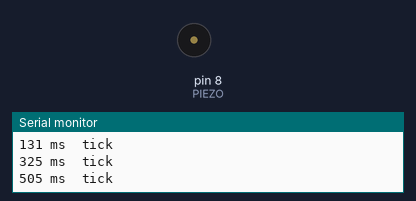
A sketch run on a simulated Arduino Uno, built with avr-gcc and run on an emulated ATmega328P. On the bench: buzzer (waves = sounding), the last lines printed to the serial monitor.

Above: at 0.7 s.
At 4.5 s:
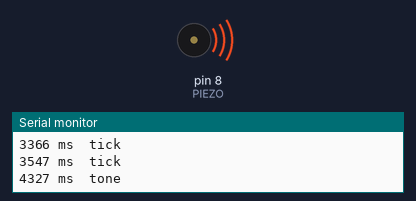
Timing chart, 0 to 7.1 s (numbered marks = the images above):
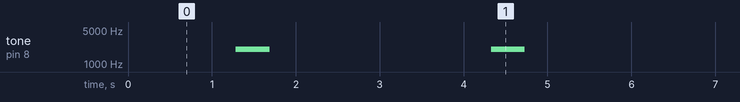

Measured:
- by itself, tone on pin 8 (PIEZO): alternates 2000 Hz for 0.40 s and silent for 2.6 s

The sketch:

00_make_it_tick.ino
```cpp
// TASK 0: MAKE IT TICK
//
// Goal: your first circuit, in two wires, with nothing that can go wrong.
//
// Start here. Not because it is impressive, but because when it works you
// know your board, your cable, your port and the IDE are all fine. Every
// failure after this one is in the circuit you built, which is a much
// smaller thing to search.
//
// PINS  build this before you upload
//
//   D8 ---- piezo, one leg
//   GND --- piezo, other leg
//
//   That is the whole circuit. Two wires and no polarity, so it cannot be
//   the wrong way round.
//
// WHY NO TRANSISTOR: a piezo is a capacitor. It draws almost no current, so
// a pin can drive it directly. Compare with task 01, where the motor draws
// 100 mA and a pin only gives 40 mA. That difference is the reason every
// other output in this room needs a driver circuit and this one does not.
//
// A piezo is sharp and shallow. A tick, not a thump. Hold it against the
// table and it gets much louder, because the table becomes the diaphragm.

#include "logger.h"

const int PIEZO = 8;

// ---- CHANGE ME ------------------------------------------------------------
int tickCount   = 3;      // how many ticks in a burst
int gapMs       = 180;    // time between ticks. This is the RHYTHM
int toneHz      = 2000;   // pitch of the tone at the end
// ---------------------------------------------------------------------------

void tick() {
  // A single edge is enough. The piezo snaps once and that is the click.
  digitalWrite(PIEZO, HIGH);
  delayMicroseconds(150);
  digitalWrite(PIEZO, LOW);
}

void setup() {
  pinMode(PIEZO, OUTPUT);
  logBegin("TASK 00  make it tick", "D8 -> piezo -> GND");
  logHint("Change tickCount and gapMs, then upload again.");
}

void loop() {
  for (int i = 0; i < tickCount; i++) {
    logEvent("tick");
    tick();
    delay(gapMs);
  }

  delay(600);

  logEvent("tone");
  tone(PIEZO, toneHz);
  delay(400);
  noTone(PIEZO);

  delay(1500);
}

// ---- THINGS TO TRY --------------------------------------------------------
//
// 1. Set gapMs to 60, then to 400. Same number of ticks, same loudness, and
//    yet one reads as urgent and the other as patient. You have changed
//    nothing but rhythm, and rhythm is doing all the work.
//
// 2. Hold the piezo against the table, then hold it in the air. Same signal,
//    very different loudness. What a thing is touching is part of the output.
//    The surface transducer at the front is this effect taken seriously.
//
// 3. Set toneHz to 400, then 4000. Piezos have a resonant frequency, usually
//    somewhere near 4 kHz, where they are much louder for the same drive.
//    Find the pitch where yours is loudest. That is not the pitch you chose,
//    it is the one the part prefers.
//
// 4. THE ONE THAT MATTERS: make three bursts that mean different things.
//    Arrived, something wrong, finished. You have only tickCount, gapMs and
//    toneHz. Then go and do the same brief on a coin motor in task 01 and
//    notice which messages survive the change of actuator and which do not.
```

logger.h
```cpp
// Shared logger. The same file sits in every sketch folder, so the Serial
// Monitor looks the same whichever sketch you uploaded.
//
// You do not need to install anything. The Arduino IDE compiles every file
// next to the .ino, so this is picked up automatically.
//
// Why it exists: at a bench, "tick" on its own does not tell you whether you
// uploaded the right sketch to the right board. logBegin() prints a banner
// that names the sketch and the pins, so one glance confirms it.

#pragma once
#include <Arduino.h>

// Opens the port and prints the banner. Call this first in setup().
//   name  what this sketch is, e.g. "02 piezo"
//   pins  the wiring in one line, e.g. "D8 -> piezo, other leg -> GND"
inline void logBegin(const char *name, const char *pins) {
  Serial.begin(9600);
  while (!Serial && millis() < 2000) { }   // USB boards; Uno passes straight through

  Serial.println();
  Serial.println(F("========================================"));
  Serial.print(F("  "));
  Serial.println(name);
  Serial.print(F("  pins: "));
  Serial.println(pins);
  Serial.println(F("========================================"));
}

// One event, timestamped. Use for anything that happens: "tick", "tap", "WARM".
// The timestamp is what makes a rhythm legible when you cannot hear it well.
inline void logEvent(const char *msg) {
  Serial.print(millis());
  Serial.print(F(" ms  "));
  Serial.println(msg);
}

// An event with a number attached, e.g. logValue("strength", 130).
inline void logValue(const char *label, long value) {
  Serial.print(millis());
  Serial.print(F(" ms  "));
  Serial.print(label);
  Serial.print(F(" = "));
  Serial.println(value);
}

// A line the student is meant to act on, set apart from the event stream.
inline void logHint(const char *msg) {
  Serial.print(F(">>> "));
  Serial.println(msg);
}

// NOTE ON THE SERIAL PLOTTER
// Sketches that draw a graph (04 capacitive, analog_monitor) must print bare
// numbers separated by spaces, and nothing else, or the plotter cannot parse
// them. Those sketches use logBegin() for the banner and then print raw
// numbers directly. Do not wrap their data lines in logEvent().
```
